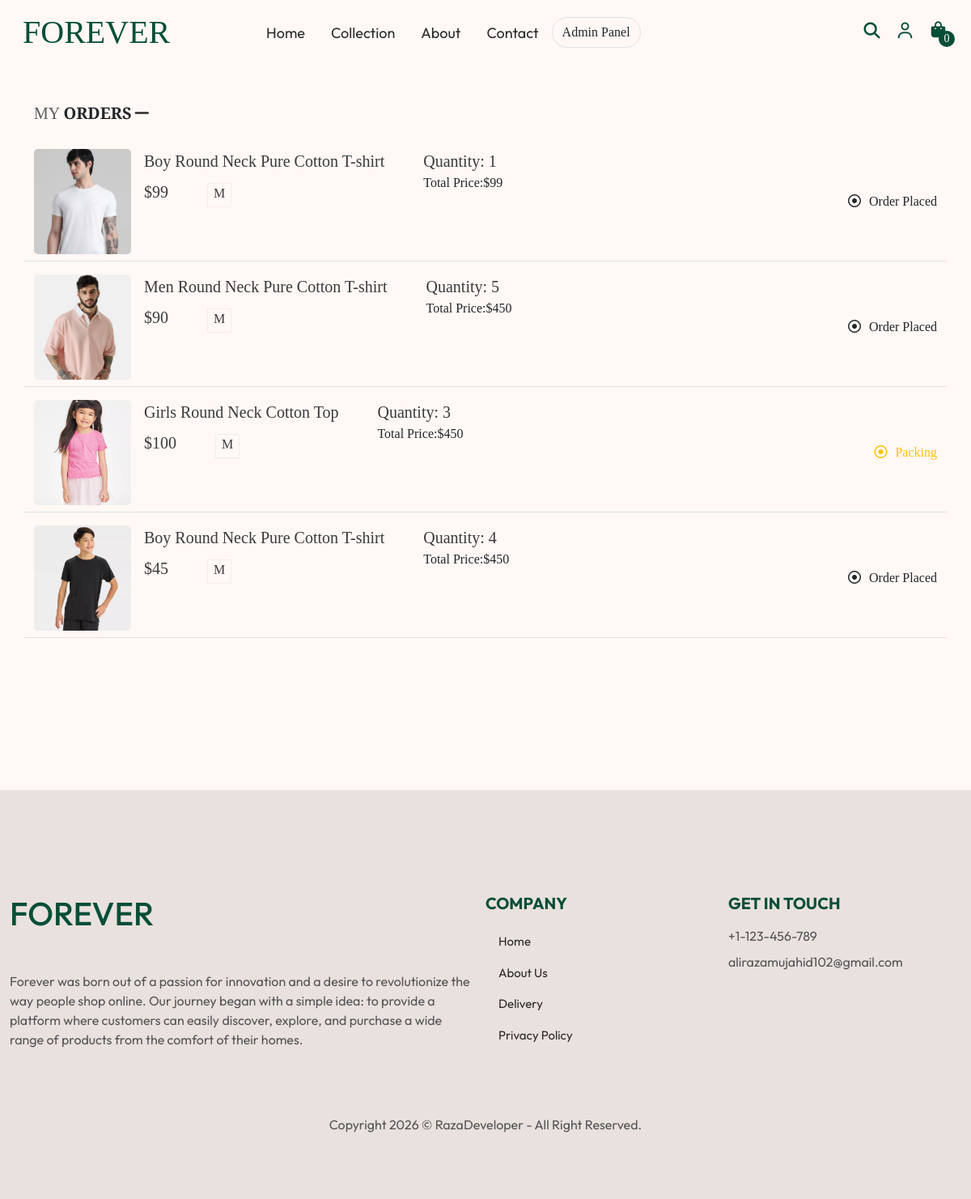
The app's page /my-order.php (signed in) with its own data.
### tables this page shows
CREATE TABLE `orders` (
  `id` int(11) NOT NULL,
  `productid` int(11) DEFAULT NULL,
  `title` varchar(100) DEFAULT NULL,
  `image` varchar(100) DEFAULT NULL,
  `quantity` int(11) DEFAULT NULL,
  `size` varchar(10) DEFAULT NULL,
  `first_name` varchar(100) NOT NULL,
  `last_name` varchar(100) NOT NULL,
  `email_address` varchar(100) NOT NULL,
  `street` varchar(500) NOT NULL,
  `city` varchar(100) NOT NULL,
  `state` varchar(100) NOT NULL,
  `zip_code` int(11) NOT NULL,
  `country` varchar(100) NOT NULL,
  `phone` varchar(100) NOT NULL,
  `unitprice` int(11) DEFAULT NULL,
  `totalprice` int(11) DEFAULT NULL,
  `username` varchar(100) DEFAULT NULL,
  `status` varchar(50) DEFAULT 'Pending',
  `pay_method` varchar(50) DEFAULT NULL,
  `track_id` varchar(300) DEFAULT NULL,
  `order_date` varchar(50) DEFAULT NULL,
  `order_status` varchar(100) DEFAULT 'order placed',
  PRIMARY KEY (`id`),
  FOREIGN KEY (`productid`) REFERENCES `products` (`id`)
);

### my-order.php (the view)
<?php include "header.php" ?>
<section class="cart-section">
    <div class="container">
        <div class="row">
            <div class="col-12 mt-5 mb-3">
                <h5 class='text-muted text-uppercase'>My <span class='fw-bold text-dark'>Orders</span><i class="fa-solid fa-minus" style='color:#2A2A2A'></i></h5>
            </div>
        </div>
        <div class="orders" style='min-height:100vh;'>
            <div class="row cart-products align-items-start">
                <?php
                    include "config.php";
                    if(isset($_SESSION['name'])){
                        $query = "SELECT * FROM orders WHERE username = '{$_SESSION['name']}'";
                        $result = mysqli_query($conn, $query);
                        if(mysqli_num_rows($result) > 0){
                            while($row = mysqli_fetch_assoc($result)){
                               $textColor = '';
                                if($row['order_status'] === 'deliverd'){
                                    $textColor = 'success';
                                }else if($row['order_status'] === 'packing'){
                                    $textColor = 'warning';
                                }else if($row['order_status'] === 'shipped'){
                                    $textColor = 'info';
                                }else if($row['order_status'] === 'out of delivery'){
                                    $textColor = 'secondary';
                                }else if($row['order_status'] === 'cancelled'){
                                    $textColor = 'danger';
                                }
                                echo "<div data-aos='fade-up' data-aos-duration='1500'  data-aos-offset='300' class='my-orders col-md-12 mb-2 border-bottom'>
                                        <div class='d-md-flex align-items-center justify-content-between py-2 single-order'>
                                            <div class='d-flex'>
                                                <div class='cart-img me-3'>
                                                    <img src='./admin/images/product_img/{$row['image']}' class='img-fluid' alt=''>
                                                </div>
                                                <div>
                                                    <p class='title fs-5 mb-2'>{$row['title']}</p>
                                                    <p><span class='price fs-5 mb-0'><span>$</span>{$row['unitprice']}</span><span class='size ms-5'>{$row['size']}</span></p>
                                                </div>
                                                <div class='ms-5'>
                                                    <p class='d-flex flex-column'>
                                                    <span class='price fs-5 mb-0'>Quantity: {$row['quantity']}</span>
                                                    <span>Total Price:<span>$</span>{$row['totalprice']}</span>
                                                    </p>
                                                </div>
                                            </div>
                                            <div><i class='fa-regular fa-circle-dot text-{$textColor} me-2'></i><span class='text-{$textColor} text-capitalize'>{$row['order_status']}</div>
                                        </div>
                                    </div>";
                            }
                        }
                    }else{
                            echo "<div class='d-flex flex-column justify-content-center align-items-center' style='height:80vh;'>
                                    <i class='fa-solid fa-box' style='color:#efefef;font-size:5rem;'></i>
                                    <h5 class='m-0 mt-2 text-muted'>No Orders</h5>
                                </div>";
                        }
                    ?>
            </div>
        </div>
    </div>
</section>
<?php include "footer.php" ?>

### css/main.css (style rules this page uses)
* { margin: 0; padding: 0; box-sizing: border-box; }
body { font-family: "Playfair", serif; overflow-x: hidden; background-color: #fff; }
.cart-section { background-color: #FFF8F5; }
.cart-img { height:80px; width:70px; overflow: hidden; }
.my-orders .cart-img, .cart-item .cart-img { height:130px; width:120px; border-radius: 5px; overflow: hidden; }
.my-orders .cart-img img, .cart-item .cart-img img { height:100%; width:100%; object-fit: cover; }
.single-order .title, .single-order .price { color: #3a3a3a; font-size: 15px; }
.single-order .size { height: 30px; width: 30px; color: #3a3a3a; text-align: center; display: inline-block; border: 1px solid #efefef; }

### records on screen
orders: image (picture), title "Boy Round Neck Pure Cotton T-shirt", unitprice "99", size "M", quantity "1", totalprice "99", order_status "Order Placed"
orders: image (picture), title "Men Round Neck Pure Cotton T-shirt", unitprice "90", size "M", quantity "5", totalprice "450", order_status "Order Placed"
orders: image (picture), title "Girls Round Neck Cotton Top", unitprice "100", size "M", quantity "3", totalprice "450", order_status "Packing"
orders: image (picture), title "Boy Round Neck Pure Cotton T-shirt", unitprice "45", size "M", quantity "4", totalprice "450", order_status "Order Placed"
